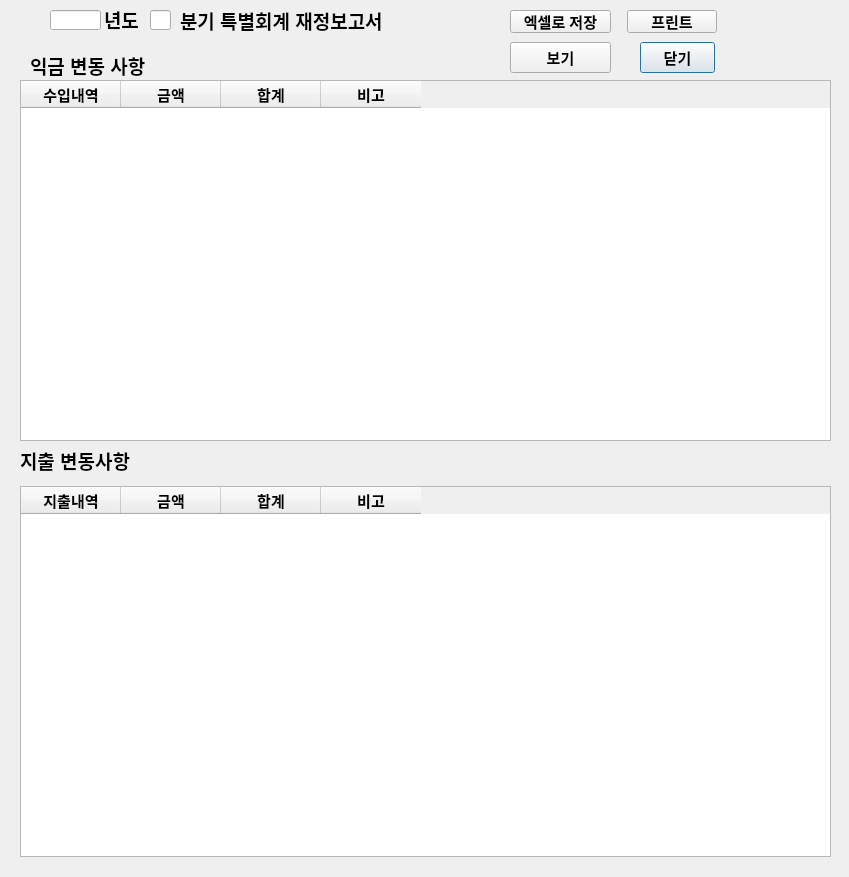
<?xml version="1.0" encoding="UTF-8"?>
<ui version="4.0">
 <class>Dialog</class>
 <widget class="QDialog" name="Dialog">
  <property name="geometry">
   <rect>
    <x>0</x>
    <y>0</y>
    <width>849</width>
    <height>877</height>
   </rect>
  </property>
  <property name="font">
   <font>
    <pointsize>11</pointsize>
   </font>
  </property>
  <property name="windowTitle">
   <string>Dialog</string>
  </property>
  <widget class="QTableWidget" name="income_tableWidget">
   <property name="geometry">
    <rect>
     <x>20</x>
     <y>80</y>
     <width>811</width>
     <height>361</height>
    </rect>
   </property>
   <property name="font">
    <font>
     <pointsize>11</pointsize>
     <weight>75</weight>
     <bold>true</bold>
    </font>
   </property>
   <property name="focusPolicy">
    <enum>Qt::NoFocus</enum>
   </property>
   <column>
    <property name="text">
     <string>수입내역</string>
    </property>
    <property name="font">
     <font>
      <pointsize>11</pointsize>
      <weight>75</weight>
      <bold>true</bold>
     </font>
    </property>
   </column>
   <column>
    <property name="text">
     <string>금액</string>
    </property>
    <property name="font">
     <font>
      <pointsize>11</pointsize>
      <weight>75</weight>
      <bold>true</bold>
     </font>
    </property>
   </column>
   <column>
    <property name="text">
     <string>합계</string>
    </property>
    <property name="font">
     <font>
      <pointsize>11</pointsize>
      <weight>75</weight>
      <bold>true</bold>
     </font>
    </property>
   </column>
   <column>
    <property name="text">
     <string>비고</string>
    </property>
    <property name="font">
     <font>
      <pointsize>11</pointsize>
      <weight>75</weight>
      <bold>true</bold>
     </font>
    </property>
   </column>
  </widget>
  <widget class="QTableWidget" name="out_tableWidget">
   <property name="geometry">
    <rect>
     <x>20</x>
     <y>486</y>
     <width>811</width>
     <height>371</height>
    </rect>
   </property>
   <property name="font">
    <font>
     <pointsize>11</pointsize>
     <weight>75</weight>
     <bold>true</bold>
    </font>
   </property>
   <property name="focusPolicy">
    <enum>Qt::NoFocus</enum>
   </property>
   <column>
    <property name="text">
     <string>지출내역</string>
    </property>
    <property name="font">
     <font>
      <pointsize>11</pointsize>
      <weight>75</weight>
      <bold>true</bold>
     </font>
    </property>
   </column>
   <column>
    <property name="text">
     <string>금액</string>
    </property>
    <property name="font">
     <font>
      <pointsize>11</pointsize>
      <weight>75</weight>
      <bold>true</bold>
     </font>
    </property>
   </column>
   <column>
    <property name="text">
     <string>합계</string>
    </property>
    <property name="font">
     <font>
      <pointsize>11</pointsize>
      <weight>75</weight>
      <bold>true</bold>
     </font>
    </property>
   </column>
   <column>
    <property name="text">
     <string>비고</string>
    </property>
    <property name="font">
     <font>
      <pointsize>11</pointsize>
      <weight>75</weight>
      <bold>true</bold>
     </font>
    </property>
   </column>
  </widget>
  <widget class="QLabel" name="income_label">
   <property name="geometry">
    <rect>
     <x>30</x>
     <y>55</y>
     <width>131</width>
     <height>21</height>
    </rect>
   </property>
   <property name="font">
    <font>
     <pointsize>14</pointsize>
     <weight>75</weight>
     <bold>true</bold>
    </font>
   </property>
   <property name="text">
    <string>익금 변동 사항</string>
   </property>
  </widget>
  <widget class="QPushButton" name="Quarterly_income_close_Button">
   <property name="geometry">
    <rect>
     <x>640</x>
     <y>42</y>
     <width>75</width>
     <height>31</height>
    </rect>
   </property>
   <property name="font">
    <font>
     <pointsize>11</pointsize>
     <weight>75</weight>
     <bold>true</bold>
    </font>
   </property>
   <property name="text">
    <string>닫기</string>
   </property>
  </widget>
  <widget class="QPushButton" name="Quarterly_excel_save_Button">
   <property name="geometry">
    <rect>
     <x>510</x>
     <y>10</y>
     <width>101</width>
     <height>23</height>
    </rect>
   </property>
   <property name="font">
    <font>
     <pointsize>11</pointsize>
     <weight>75</weight>
     <bold>true</bold>
    </font>
   </property>
   <property name="text">
    <string>엑셀로 저장</string>
   </property>
  </widget>
  <widget class="QLineEdit" name="bogo_year_widget">
   <property name="geometry">
    <rect>
     <x>50</x>
     <y>10</y>
     <width>51</width>
     <height>20</height>
    </rect>
   </property>
   <property name="font">
    <font>
     <pointsize>14</pointsize>
     <weight>75</weight>
     <bold>true</bold>
    </font>
   </property>
   <property name="text">
    <string/>
   </property>
  </widget>
  <widget class="QLabel" name="year_label">
   <property name="geometry">
    <rect>
     <x>104</x>
     <y>9</y>
     <width>41</width>
     <height>21</height>
    </rect>
   </property>
   <property name="font">
    <font>
     <pointsize>14</pointsize>
     <weight>75</weight>
     <bold>true</bold>
    </font>
   </property>
   <property name="text">
    <string>년도</string>
   </property>
  </widget>
  <widget class="QLineEdit" name="Quarter_widget">
   <property name="geometry">
    <rect>
     <x>150</x>
     <y>10</y>
     <width>21</width>
     <height>20</height>
    </rect>
   </property>
   <property name="font">
    <font>
     <pointsize>14</pointsize>
     <weight>75</weight>
     <bold>true</bold>
    </font>
   </property>
   <property name="text">
    <string/>
   </property>
  </widget>
  <widget class="QLabel" name="title_label">
   <property name="geometry">
    <rect>
     <x>180</x>
     <y>10</y>
     <width>241</width>
     <height>21</height>
    </rect>
   </property>
   <property name="font">
    <font>
     <pointsize>14</pointsize>
     <weight>75</weight>
     <bold>true</bold>
    </font>
   </property>
   <property name="text">
    <string>분기 특별회계 재정보고서</string>
   </property>
  </widget>
  <widget class="QPushButton" name="Quarter_view_Button">
   <property name="geometry">
    <rect>
     <x>510</x>
     <y>42</y>
     <width>101</width>
     <height>31</height>
    </rect>
   </property>
   <property name="font">
    <font>
     <pointsize>11</pointsize>
     <weight>75</weight>
     <bold>true</bold>
    </font>
   </property>
   <property name="text">
    <string>보기</string>
   </property>
  </widget>
  <widget class="QLabel" name="balance_label">
   <property name="geometry">
    <rect>
     <x>20</x>
     <y>450</y>
     <width>141</width>
     <height>21</height>
    </rect>
   </property>
   <property name="font">
    <font>
     <pointsize>14</pointsize>
     <weight>75</weight>
     <bold>true</bold>
    </font>
   </property>
   <property name="text">
    <string>지출 변동사항</string>
   </property>
  </widget>
  <widget class="QPushButton" name="QPrint_Button">
   <property name="geometry">
    <rect>
     <x>627</x>
     <y>10</y>
     <width>90</width>
     <height>23</height>
    </rect>
   </property>
   <property name="font">
    <font>
     <pointsize>11</pointsize>
     <weight>75</weight>
     <bold>true</bold>
    </font>
   </property>
   <property name="text">
    <string>프린트</string>
   </property>
  </widget>
 </widget>
 <tabstops>
  <tabstop>Quarter_widget</tabstop>
  <tabstop>Quarter_view_Button</tabstop>
  <tabstop>Quarterly_excel_save_Button</tabstop>
  <tabstop>QPrint_Button</tabstop>
  <tabstop>Quarterly_income_close_Button</tabstop>
  <tabstop>bogo_year_widget</tabstop>
 </tabstops>
 <resources/>
 <connections>
  <connection>
   <sender>Quarter_view_Button</sender>
   <signal>clicked()</signal>
   <receiver>Dialog</receiver>
   <slot>Quarterly_view()</slot>
   <hints>
    <hint type="sourcelabel">
     <x>525</x>
     <y>59</y>
    </hint>
    <hint type="destinationlabel">
     <x>464</x>
     <y>57</y>
    </hint>
   </hints>
  </connection>
  <connection>
   <sender>QPrint_Button</sender>
   <signal>clicked()</signal>
   <receiver>Dialog</receiver>
   <slot>print_button_clicked()</slot>
   <hints>
    <hint type="sourcelabel">
     <x>699</x>
     <y>20</y>
    </hint>
    <hint type="destinationlabel">
     <x>732</x>
     <y>19</y>
    </hint>
   </hints>
  </connection>
  <connection>
   <sender>Quarterly_excel_save_Button</sender>
   <signal>clicked()</signal>
   <receiver>Dialog</receiver>
   <slot>special_Q_excel_save()</slot>
   <hints>
    <hint type="sourcelabel">
     <x>513</x>
     <y>18</y>
    </hint>
    <hint type="destinationlabel">
     <x>467</x>
     <y>21</y>
    </hint>
   </hints>
  </connection>
  <connection>
   <sender>Quarterly_income_close_Button</sender>
   <signal>clicked()</signal>
   <receiver>Dialog</receiver>
   <slot>special_Q_income_close()</slot>
   <hints>
    <hint type="sourcelabel">
     <x>701</x>
     <y>53</y>
    </hint>
    <hint type="destinationlabel">
     <x>762</x>
     <y>54</y>
    </hint>
   </hints>
  </connection>
 </connections>
 <slots>
  <slot>Quarterly_view()</slot>
  <slot>special_Q_excel_save()</slot>
  <slot>special_Q_income_close()</slot>
  <slot>yoyak_view()</slot>
  <slot>print_button_clicked()</slot>
 </slots>
</ui>
